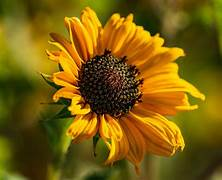
#> input picture image.jpg.jpg, 222 x 180 px
$ python encrypt.py
#> lines starting #> are read from the running program, lines starting #| are printed output that depends on the picture
from PIL import Image

img = Image.open("image.jpg.jpg")
#> img is the input picture: PIL image 222x180 RGB; mean R, G, B 120.7, 93.3, 12.3

pixels = img.load()

width, height = img.size
#> width = 222; height = 180

key = 50

for x in range(width):
    for y in range(height):

        r, g, b = pixels[x, y]

        r = (r + key) % 256
        g = (g + key) % 256
        b = (b + key) % 256

        pixels[x, y] = (r, g, b)

img.save("encrypted.png")
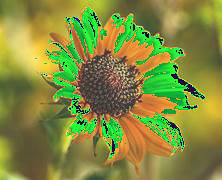
#> saved as encrypted.png: PIL image 222x180 RGB; mean R, G, B 131.7, 138.8, 62.3

print("Image Encrypted")
